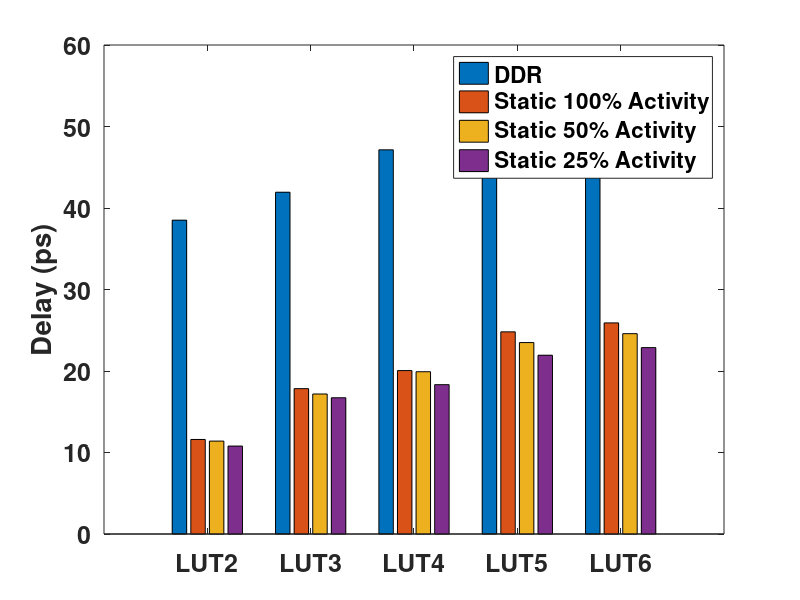
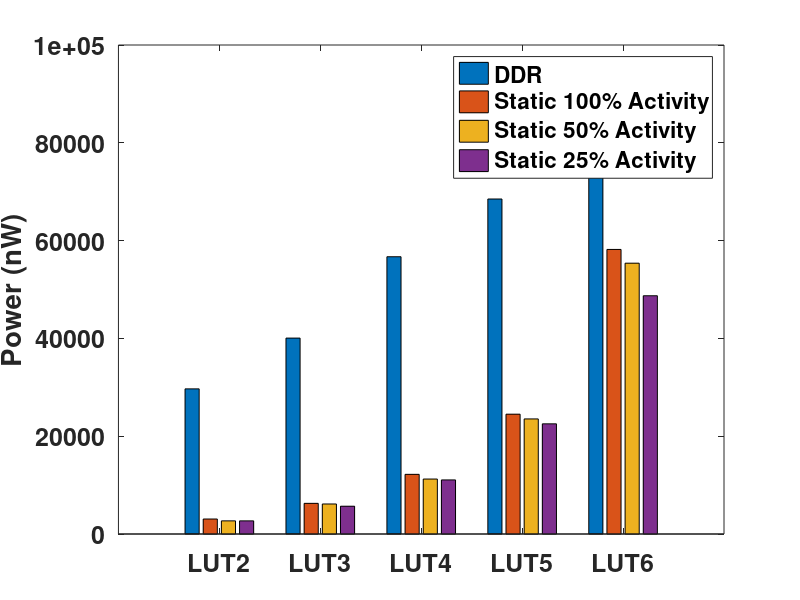
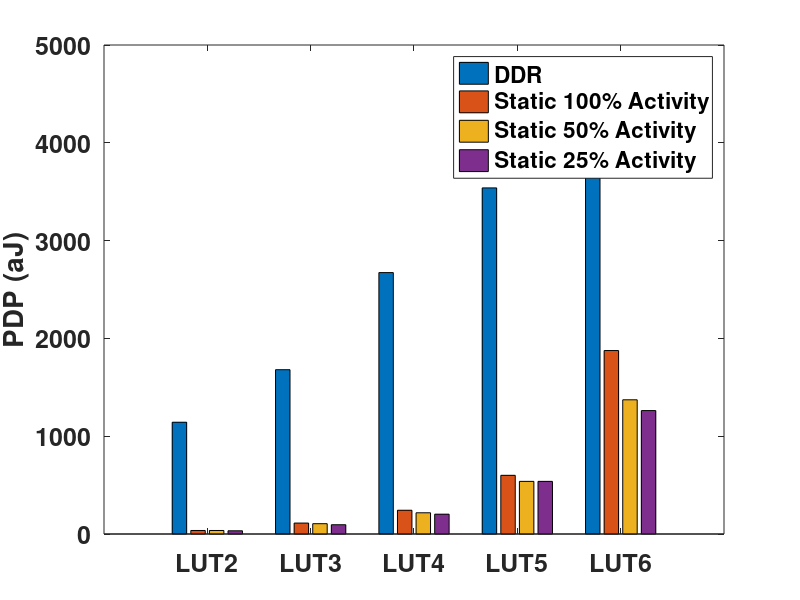
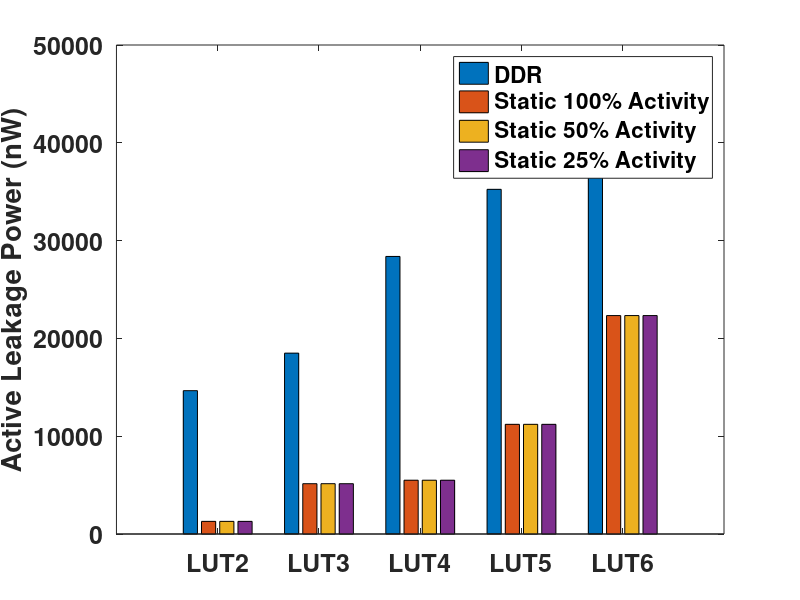

MATLAB code to generate these figures, in order: (Note: this script raises an error after producing the figures.)

close all
clear all
clc
set(0,'defaultaxesfontsize',18);
set(0,'defaultaxesfontweight','bold');


% DSR_DAT= importdata('D:\MyDocuments\Research\STTRAM\LUT results in FinFET\LUT2_DSR_asym_SPCSA_sref_sweep.dat', ' ', 1);
% cleanColheaders = strtrim(DSR_DAT.colheaders);
% sref_idx=find(strcmp('sref',cleanColheaders));
% tpz_idx=find(strcmp('Tpz',cleanColheaders));
% tpzbar_idx=find(strcmp('Tpzbar',cleanColheaders));
% delay_idx=find(strcmp('Delay',cleanColheaders));
% power_idx=find(strcmp('Power',cleanColheaders));
% fr_idx=find(strcmp('Failure_Rate%',cleanColheaders));
% 
% DSR_sref=DSR_DAT.data(:,sref_idx); %%%conversion to K-ohms unit
% DSR_tpz=(1e12).*DSR_DAT.data(:,tpz_idx); %%%conversion to Ps unit
% DSR_tpzbar=(1e12).*DSR_DAT.data(:,tpzbar_idx); %%%conversion to Ps unit
% DSR_delay=(1e12).*DSR_DAT.data(:,delay_idx); %%%conversion to Ps unit
% DSR_power=(1e9).*DSR_DAT.data(:,power_idx); %%%conversion to nW unit
% DSR_FR=DSR_DAT.data(:,fr_idx); %%%conversion to Ps unit
% 
% DSR_tpz(DSR_tpz>=500)=0;
% DSR_tpzbar(DSR_tpzbar>=500)=0;
% DSR_delay(DSR_delay>=500)=0;
% 
% figure(1);
% hold;
% plot(DSR_sref,DSR_tpz,'r-','LineWidth',2);
% plot(DSR_sref,DSR_tpzbar,'b-','LineWidth',2);
% plot(DSR_sref,DSR_delay,'g-','LineWidth',2);
% 
% xlabel('Reference MTJ Resistance Scaling');
% ylabel('Delay(pS)');
% legend('tpz','tpzbar','max delay');
% hold off;
% 
% figure(2);
% hold;
% plot(DSR_sref,DSR_FR,'r-','LineWidth',2);
% 
% xlabel('Reference MTJ Resistance Scaling');
% ylabel('Failure Rate(%)');
% %legend('Faulure Rate');
% hold off;
% 
% figure(3)
% hold;
% 
% plot(DSR_sref,DSR_tpz/max(DSR_delay),'r-','LineWidth',2);
% plot(DSR_sref,DSR_tpzbar/max(DSR_delay),'b-','LineWidth',2);
% plot(DSR_sref,DSR_delay/max(DSR_delay),'g-','LineWidth',2);
% plot(DSR_sref,DSR_FR/max(DSR_FR),'m-','LineWidth',2);
% 
% xlabel('Reference MTJ Resistance Scaling');
% ylabel('Normalized');
% legend('tpz','tpzbar','max delay','Failure Rate');
% 
% hold off;

%%%%%FinFET LUT results

%Asymmetric DSR
%    [sref  Tpz(pS)  Tpzbar(pS) Delay(pS) Power(nW) PDP(aJ)      P_leak(nW) Area(NF) Failure_Rate%]
dsr2_asym=[1.8     30.72  34.80      34.80     945.7     32.91   141.0      20       46.8];
dsr3_asym=[1.8     29.42  33.37      33.37     888.1     29.64   140.7      30       67.7];
dsr4_asym=[1.7     32.36  35.07      35.07     855.1     29.99   140.5      48       72.3];
dsr5_asym=[1.6     34.66  36.16      36.16     872.5     31.55   140.5      82       82.9];
dsr6_asym=[1.6     36.76  37.83      39.20     909.2     35.64   140.4      148      91.1]; 

%Asymmetric DSR+SPCSA
%               [sref  Tpz(pS)  Tpzbar(pS) Delay(pS) Power(nW) PDP(aJ) P_leak(nW) Area(NF) Failure_Rate%]
dsr2_asym_spcsa=[1.8   30.03    33.60      33.60     2031      68.23   228.7      30       38.2];
dsr3_asym_spcsa=[2     25.66    32.50      32.50     1977      64.24   228.7      40       58.2];
dsr4_asym_spcsa=[1.7   28.91    34.27      34.27     1906      65.32   228.7      58       67.1];
dsr5_asym_spcsa=[1.7   32.81    35.35      35.35     1843      65.14   228.7      92       88.5];
dsr6_asym_spcsa=[2.6   34.89    36.95      40.45     1885      76.25   228.7      158      99.6];

%Symmetric DSR
%        [sref  Tpz(pS)  Tpzbar(pS) Delay(pS) Power(nW) PDP(aJ) P_leak(nW) Area(NF) Failure_Rate%]
dsr2_sym=[1.8   26.64    30.66      30.66     960.6     29.45   141.0      20       50.7];
dsr3_sym=[1.8   29.07    29.07      33.56     1067      35.81   140.7      30       69.2];
dsr4_sym=[1.9   35.38    35.38      35.38     1000      35.39   140.5      48       77.8];
dsr5_sym=[1.9   34.49    34.49      38.12     1040      39.65   140.6      82       88.7];
dsr6_sym=[2.1   35.82    36.88      41.63     921.9     38.37   140.4      148      97.0];

%Symmetric DSR+SPCSA
%              [sref  Tpz(pS)  Tpzbar(pS) Delay(pS) Power(nW) PDP(aJ) P_leak(nW) Area(NF) Failure_Rate%]
dsr2_sym_spcsa=[1.9   27.15    30.59      30.59     2114      64.68   228.7      30       43.4];
dsr3_sym_spcsa=[1.8   28.42    28.42      31.67     2499      79.15   228.7      40       61.6];
dsr4_sym_spcsa=[2.0   35.11    35.11      35.11     2463      86.48   228.7      58       77.2];
dsr5_sym_spcsa=[1.9   32.68    32.68      35.97     2305      82.9    228.7      92       96.9];
dsr6_sym_spcsa=[1.5   33.32    33.38      35.01     1858      65.04   228.7      158      100];
    
%Separedted Decoder Asymmetric DSR
%#transistors for decoder = (n+4)*(2^n)
%            [sref  Tpz(pS)  Tpzbar(pS) Delay(pS) Power(nW) PDP(aJ) P_leak(nW) Area(NF) Failure_Rate%]
dsr2_sd_asym=[1.9   23.60    28.02      28.02     1011      28.31   143.9      39       50.0];
dsr3_sd_asym=[1.8   23.30    27.49      27.49     1121      30.80   146.2      75       69.4];
dsr4_sd_asym=[2.0   24.33    28.47      28.47     1260      35.87   149.5      155      88.5];
dsr5_sd_asym=[2.8   22.69    30.82      38.09     1581      60.21   153.8      331      97.1];
dsr6_sd_asym=[5.5   28.19    40.30      42.98     2135      91.77   159.1      715      99.9];

%Separedted Decoder Asymmetric DSR+SPCSA
%#transistors for decoder = (n+4)*(2^n)
%                  [sref  Tpz(pS)  Tpzbar(pS) Delay(pS) Power(nW) PDP(aJ) P_leak(nW) Area(NF) Failure_Rate%]
dsr2_sd_asym_spcsa=[2     23.08    27.64      27.64     2225      61.50   228.7      49       36.2];
dsr3_sd_asym_spcsa=[2.4   24.19    29.55      29.55     2257      66.70   228.7      85       55.2];
dsr4_sd_asym_spcsa=[3.0   26.79    30.39      30.39     2573      78.20   228.8      165      78.7]; 
dsr5_sd_asym_spcsa=[5.0   30.07    36.36      36.75     2955      108.6   228.9      341      90.5];
dsr6_sd_asym_spcsa=[8.2   36.78    43.21      43.21     3983      172.1   229.1      725      98.2];

%Separedted Decoder Symmetric DSR
%#transistors for decoder = (n+4)*(2^n)
%           [sref  Tpz(pS)  Tpzbar(pS) Delay(pS) Power(nW) PDP(aJ) P_leak(nW) Area(NF) Failure_Rate%]
dsr2_sd_sym=[1.8   27.50    23.11      27.51     989.5     27.22   144.6      40       51.8];
dsr3_sd_sym=[1.8   26.85    23.96      27.73     1134      31.45   146.7      76       69.8];
dsr4_sd_sym=[1.6   27.94    33.79      33.79     1362      46.02   150.0      156      96.8];
dsr5_sd_sym=[1.9   29.70    24.08      55.83     1642      91.64   154.3      332      97.7];
dsr6_sd_sym=[2.3   33.30    25.87      44.73     2251      100.7   159.7      716      99.9];

%Separedted Decoder Symmetric DSR+SPCSA
%#transistors for decoder = (n+4)*(2^n)
%                 [sref  Tpz(pS)  Tpzbar(pS) Delay(pS) Power(nW) PDP(aJ) P_leak(nW) Area(NF) Failure_Rate%]
dsr2_sd_sym_spcsa=[1.6   27.09    24.78      27.15     2152      58.42   228.7      50       45.8];
dsr3_sd_sym_spcsa=[1.7   28.04    23.30      28.72     2363      67.86   228.7      86       64.7];
dsr4_sd_sym_spcsa=[1.6   29.83    23.93      29.84     2603      77.68   228.8      166      85.6];
dsr5_sd_sym_spcsa=[1.4   29.60    28.44      31.23     3090      96.51   228.9      342      95.6];
dsr6_sd_sym_spcsa=[1.9   37.31    32.04      39.27     4066      159.7   229.1      726      96.9];


%DDR
%    [sref  Tpz(pS) Tpzbar(pS) Delay(pS) Power(nW) PDP(aJ) P_leak(nW) Area(NF) Failure_Rate%    switching power(uW)]
ddr2=[0     26.24   26.24      26.24     953.1     25.01   141.4      22       8.6      811.7];
ddr3=[0     29.10   28.87      29.10     885.2     25.76   141.1      38       12.3     744.1];
ddr4=[0     32.03   32.03      32.03     858.7     27.50   141.0      70       20.7     717.7];
ddr5=[0     33.77   33.77      33.77     910.3     30.75   141.0      134      35.3     769.3];
ddr6=[0     35.86   36.42      36.42     949.4     34.58   140.9      262      35.6     808.5];

%DDR
%    [sref  Tpz(pS) Tpzbar(pS) Delay(pS) Power(nW) PDP(aJ) P_leak(nW)  Area(NF) Failure_Rate%    switching power(uW)]

% ddr2_new = [0   0       0     95.8854     844.9317  81.0166      179.8996       44          1/1000        665.0321];
% ddr3_new = [0   0       0     111.6501    1146.1    127.9673     264.0297       71          76/1000       882.0703];
% ddr4_new = [0   0       0     130.5117    1482.6    193.4985     348.1695       111         133/1000      1134.4305];
% ddr5_new = [0   0       0     153.1345    1911.4    292.7068     432.3286       189         232/1000      1479.0714];
% ddr6_new = [0   0       0     181.8570    2504.5    455.4689     544.7934       328         359/1000      1959.7066];




%DDR+SPCSA
%          [sref  Tpz(pS) Tpzbar(pS) Delay(pS) Power(nW) PDP(aJ) P_leak(nW) Area(NF) Failure_Rate%]
ddr2_spcsa=[0     26.65   26.65      26.65     2086      55.61   228.7      32       6.4];
ddr3_spcsa=[0     25.01   25.01      25.01     2022      50.56   228.7      48       7.6];
ddr4_spcsa=[0     29.10   29.10      29.10     1941      56.48   228.7      80       20.6];
ddr5_spcsa=[0     32.88   32.88      32.88     1894      62.27   228.7      144      57.7];
ddr6_spcsa=[0     34.73   34.73      34.73     1949      67.67   228.7      272      74.7]; 

%Separedted Decoder DDR 
%       [sref  Tpz(pS) Tpzbar(pS) Delay(pS) Power(nW) PDP(aJ) P_leak(nW) Area(NF) Failure_Rate%]
ddr2_sd=[0     22.84   22.84      22.84     1041      23.77   145.7      42       10.5];
ddr3_sd=[0     23.82   23.82      23.82     1228      29.27   149.3      82       24.6];
ddr4_sd=[0     24.70   24.70      24.70     1532      37.84   153.9      170      47.1];
ddr5_sd=[0     26.65   26.65      26.65     2147      57.21   159.4      362      75.9];
ddr6_sd=[0     28.81   28.81      28.81     3191      91.96   165.9      778      99.9];

%Separedted Decoder DDR+SPCSA 
%             [sref  Tpz(pS) Tpzbar(pS) Delay(pS) Power(nW) PDP(aJ) P_leak(nW) Area(NF) Failure_Rate%]
ddr2_sd_spcsa=[0     26.10   26.10      26.10     2295      59.90   228.7      52       5.1];
ddr3_sd_spcsa=[0     25.47   25.47      25.47     2523      64.25   228.8      92       12.7];
ddr4_sd_spcsa=[0     28.76   28.76      28.76     3051      87.74   228.9      180      31.0]; %%%inconsitent
ddr5_sd_spcsa=[0     32.94   32.94      32.94     4039      133.0   229.1      372      21.3]; %%%inconsistent
ddr6_sd_spcsa=[0     39.06   39.06      39.06     5942      232.1   229.4      788      28.7];


%Static STT-Latch Based LUT at 50% output activity
%       [Delay(pS) Power(nW) P_leak(nW) Area(NF) Failure_Rate%]
static2=[12.53     2688      2021       70       ];


%Static STT-Latch Based LUT at 50% output activity
%                           [Delay(pS) Power(nW) PDP(aJ)  P_leak(nW) Area(NF) Failure_Rate%]
staticmux2_modified_latch=[ 8.3713  3.4140*1e3   28.5794    2.4983*1e3   1.7726*1e3    88         0/1000];
staticmux3_modified_latch=[ 17.0419 10.6017*1e3  180.6727   10.4448*1e3  1.1241*1e3    54         1/1000];
staticmux4_modified_latch=[ 20.3178 18.6290*1e3  378.4996   10.1941*1e3  6.699*1e3    110         3/1000];
staticmux5_modified_latch=[ 25.6833 37.5297*1e3  963.8862   20.6020*1e3  13.2876*1e3    230         7/1000];
staticmux6_modified_latch=[ 25.9005 74.9174*1e3  1940.4     41.1093*1e3  35.8586*1e3    462         12/1000];

%Static STT-Latch Based LUT at 50% output activity
%           [Delay(pS)     Power(nW)       PDP(aJ)      P_leak(nW)   switching poiwer (uW) Area(NF) Failure_Rate%]
staticmux2=[11.5993      3.0646 *1e3      36.0391     1.2920 *1e3  1.7727*1e3     26    6/1000];
staticmux3=[17.8368      6.2686 *1e3      111.8112	  5.1445 *1e3	1.9941*1e3    64    18/1000];
staticmux4=[20.0520       12.1996*1e3     242.9104	  5.5006  *1e3  6.699*1e3    130   23/1000];
staticmux5=[24.8048       24.5025 *1e3    600.0367	  11.2149 *1e3  13.2878*1e3   272   59/1000];
staticmux6=[25.9023      58.1936 *1e3     1875.9      22.3350 *1e3   35.8586*1e3  546   83/1000];

staticmux2_50=[11.3993  2.6881*1e3      35.9973     1.2920 *1e3  1.3961*1e3     26    5/1000];
staticmux3_50=[17.1779	6.1388*1e3      105.4509	5.1445 *1e3	 1.5343*1e3     64    15/1000];
staticmux4_50=[19.9113	11.2389*1e3     217.0170   	5.5006 *1e3  5.7383*1e3     130   20/1000];
staticmux5_50=[23.4888	23.5330*1e3     538.1543   	11.2149 *1e3  12.3181*1e3   272   55/1000];
staticmux6_50=[24.5811	55.3818 *1e3    1372.3      22.3350  *1e3  33.0468*1e3  546   70/1000];


staticmux2_25=[10.7896    2.6881 *1e3     33.0660       1.2920 *1e3  1.3961*1e3    26    5/1000];
staticmux3_25=[16.7206	 5.6816 *1e3      94.9996	    5.1445 *1e3	 1.1271*1e3    64    14/1000];
staticmux4_25=[18.3254	 11.0612 *1e3     202.7013   	5.5006 *1e3   5.5606*1e3   130   18/1000];
staticmux5_25=[21.9359	 22.5330 *1e3     538.1543  	11.2149 *1e3 11.3181*1e3   272   53/1000];
staticmux6_25=[22.8720	 48.7245 *1e3     1262.1       22.3350 *1e3  26.3895*1e3   546   67/1000];

%DDR
%    [sref  Tpz(pS) Tpzbar(pS) Delay(pS) Power(nW) PDP(aJ) P_leak(nW)  Area(NF) Failure_Rate%    switching power(uW)]

ddr2_new = [0   0       0     38.5069     29.6813*1e3   1.1429*1e3      14.6563*1e3         44          1/1000        15.02500*1e3];
ddr3_new = [0   0       0     41.9358    40.0626*1e3    1.6801*1e3      18.4940*1e3       71          76/1000       21.5686*1e3];
ddr4_new = [0   0       0     47.1400    56.7024*1e3    2.6730*1e3    28.3807*1e3       111         133/1000      28.3217*1e3];
ddr5_new = [0   0       0     51.6577    68.5059*1e3    3.5389*1e3      35.2430*1e3      189         232/1000      33.2629*1e3];
ddr6_new = [0   0       0     58.4054    80.2648*1e3    4.6879*1e3      43.1751*1e3       328         359/1000      37.0897*1e3];
str={'LUT2'; 'LUT3'; 'LUT4'; 'LUT5'; 'LUT6'}; 

figure (4)
% y=[dsr2_asym(4) dsr2_asym_spcsa(4) dsr2_sym(4) dsr2_sym_spcsa(4) dsr2_sd_asym(4) dsr2_sd_asym_spcsa(4) dsr2_sd_sym(4) dsr2_sd_sym_spcsa(4) ddr2(4) ddr2_spcsa(4) ddr2_sd(4) ddr2_sd_spcsa(4); 
%    dsr3_asym(4) dsr3_asym_spcsa(4) dsr3_sym(4) dsr3_sym_spcsa(4) dsr3_sd_asym(4) dsr3_sd_asym_spcsa(4) dsr3_sd_sym(4) dsr3_sd_sym_spcsa(4) ddr3(4) ddr3_spcsa(4) ddr3_sd(4) ddr3_sd_spcsa(4);
%    dsr4_asym(4) dsr4_asym_spcsa(4) dsr4_sym(4) dsr4_sym_spcsa(4) dsr4_sd_asym(4) dsr4_sd_asym_spcsa(4) dsr4_sd_sym(4) dsr4_sd_sym_spcsa(4) ddr4(4) ddr4_spcsa(4) ddr4_sd(4) ddr4_sd_spcsa(4);
%    dsr5_asym(4) dsr5_asym_spcsa(4) dsr5_sym(4) dsr5_sym_spcsa(4) dsr5_sd_asym(4) dsr5_sd_asym_spcsa(4) dsr5_sd_sym(4) dsr5_sd_sym_spcsa(4) ddr5(4) ddr5_spcsa(4) ddr5_sd(4) ddr5_sd_spcsa(4);
%    dsr6_asym(4) dsr6_asym_spcsa(4) dsr6_sym(4) dsr6_sym_spcsa(4) dsr6_sd_asym(4) dsr6_sd_asym_spcsa(4) dsr6_sd_sym(4) dsr6_sd_sym_spcsa(4) ddr6(4) ddr6_spcsa(4) ddr6_sd(4) ddr6_sd_spcsa(4);];

y=[ddr2_new(4)  staticmux2(1) staticmux2_50(1) staticmux2_25(1); 
   ddr3_new(4)  staticmux3(1) staticmux3_50(1) staticmux3_25(1);
   ddr4_new(4)  staticmux4(1) staticmux4_50(1) staticmux4_25(1);
   ddr5_new(4)  staticmux5(1) staticmux5_50(1) staticmux5_25(1);
   ddr6_new(4)  staticmux6(1) staticmux6_50(1) staticmux6_25(1);];

plot4=bar(y);
ylabel('Delay (ps)');
% legend('Asymmetric DSR','Asymmetric DSR+SPCSA','Symmetric DSR','Symmetric DSR+SPCSA','Separated Decoder Asymmetric DSR','Separated Decoder Asymmetric DSR+SPCSA','Separated Decoder Symmetric DSR','Separated Decoder Symmetric DSR+SPCSA','DDR','DDR+SPCSA','Separated Decoder DDR','Separated Decoder DDR+SPCSA');
legend('DDR', 'Static 100% Activity', 'Static 50% Activity', 'Static 25% Activity');

set(gca, 'XTickLabel',str, 'XTick',1:numel(str));
%set(plot4(2),'facecolor','g');

figure (5)
% y=[dsr2_asym(5) dsr2_asym_spcsa(5) dsr2_sym(5) dsr2_sym_spcsa(5) dsr2_sd_asym(5) dsr2_sd_asym_spcsa(5) dsr2_sd_sym(5) dsr2_sd_sym_spcsa(5) ddr2(5) ddr2_spcsa(5) ddr2_sd(5) ddr2_sd_spcsa(5); 
%    dsr3_asym(5) dsr3_asym_spcsa(5) dsr3_sym(5) dsr3_sym_spcsa(5) dsr3_sd_asym(5) dsr3_sd_asym_spcsa(5) dsr3_sd_sym(5) dsr3_sd_sym_spcsa(5) ddr3(5) ddr3_spcsa(5) ddr3_sd(5) ddr3_sd_spcsa(5);
%    dsr4_asym(5) dsr4_asym_spcsa(5) dsr4_sym(5) dsr4_sym_spcsa(5) dsr4_sd_asym(5) dsr4_sd_asym_spcsa(5) dsr4_sd_sym(5) dsr4_sd_sym_spcsa(5) ddr4(5) ddr4_spcsa(5) ddr4_sd(5) ddr4_sd_spcsa(5);
%    dsr5_asym(5) dsr5_asym_spcsa(5) dsr5_sym(5) dsr5_sym_spcsa(5) dsr5_sd_asym(5) dsr5_sd_asym_spcsa(5) dsr5_sd_sym(5) dsr5_sd_sym_spcsa(5) ddr5(5) ddr5_spcsa(5) ddr5_sd(5) ddr5_sd_spcsa(5);
%    dsr6_asym(5) dsr6_asym_spcsa(5) dsr6_sym(5) dsr6_sym_spcsa(5) dsr6_sd_asym(5) dsr6_sd_asym_spcsa(5) dsr6_sd_sym(5) dsr6_sd_sym_spcsa(5) ddr6(5) ddr6_spcsa(5) ddr6_sd(5) ddr6_sd_spcsa(5);];

y=[ddr2_new(5)  staticmux2(2) staticmux2_50(2) staticmux2_25(2); 
   ddr3_new(5)  staticmux3(2) staticmux3_50(2) staticmux3_25(2);
   ddr4_new(5)  staticmux4(2) staticmux4_50(2) staticmux4_25(2);
   ddr5_new(5)  staticmux5(2) staticmux5_50(2) staticmux5_25(2) ;
   ddr6_new(5)  staticmux6(2) staticmux6_50(2) staticmux6_25(2);];

plot5=bar(y);
ylabel('Power (nW)');
% legend('Asymmetric DSR','Asymmetric DSR+SPCSA','Symmetric DSR','Symmetric DSR+SPCSA','Separated Decoder Asymmetric DSR','Separated Decoder Asymmetric DSR+SPCSA','Separated Decoder Symmetric DSR','Separated Decoder Symmetric DSR+SPCSA','DDR','DDR+SPCSA','Separated Decoder DDR','Separated Decoder DDR+SPCSA');
legend('DDR', 'Static 100% Activity', 'Static 50% Activity', 'Static 25% Activity');

set(gca, 'XTickLabel',str, 'XTick',1:numel(str));
%set(plot5(2),'facecolor','g');

figure (6)
% y=[dsr2_asym(6) dsr2_asym_spcsa(6) dsr2_sym(6) dsr2_sym_spcsa(6) dsr2_sd_asym(6) dsr2_sd_asym_spcsa(6) dsr2_sd_sym(6) dsr2_sd_sym_spcsa(6) ddr2(6) ddr2_spcsa(6) ddr2_sd(6) ddr2_sd_spcsa(6); 
%    dsr3_asym(6) dsr3_asym_spcsa(6) dsr3_sym(6) dsr3_sym_spcsa(6) dsr3_sd_asym(6) dsr3_sd_asym_spcsa(6) dsr3_sd_sym(6) dsr3_sd_sym_spcsa(6) ddr3(6) ddr3_spcsa(6) ddr3_sd(6) ddr3_sd_spcsa(6);
%    dsr4_asym(6) dsr4_asym_spcsa(6) dsr4_sym(6) dsr4_sym_spcsa(6) dsr4_sd_asym(6) dsr4_sd_asym_spcsa(6) dsr4_sd_sym(6) dsr4_sd_sym_spcsa(6) ddr4(6) ddr4_spcsa(6) ddr4_sd(6) ddr4_sd_spcsa(6);
%    dsr5_asym(6) dsr5_asym_spcsa(6) dsr5_sym(6) dsr5_sym_spcsa(6) dsr5_sd_asym(6) dsr5_sd_asym_spcsa(6) dsr5_sd_sym(6) dsr5_sd_sym_spcsa(6) ddr5(6) ddr5_spcsa(6) ddr5_sd(6) ddr5_sd_spcsa(6);
%    dsr6_asym(6) dsr6_asym_spcsa(6) dsr6_sym(6) dsr6_sym_spcsa(6) dsr6_sd_asym(6) dsr6_sd_asym_spcsa(6) dsr6_sd_sym(6) dsr6_sd_sym_spcsa(6) ddr6(6) ddr6_spcsa(6) ddr6_sd(6) ddr6_sd_spcsa(6);];

y=[ddr2_new(6)   staticmux2(3) staticmux2_50(3) staticmux2_25(3); 
   ddr3_new(6)   staticmux3(3) staticmux3_50(3) staticmux3_25(3);
   ddr4_new(6)   staticmux4(3) staticmux4_50(3) staticmux4_25(3);
   ddr5_new(6)   staticmux5(3) staticmux5_50(3) staticmux5_25(3);
   ddr6_new(6)   staticmux6(3) staticmux6_50(3) staticmux6_25(3);];

plot6=bar(y);
ylabel('PDP (aJ)'); 
% legend('Asymmetric DSR','Asymmetric DSR+SPCSA','Symmetric DSR','Symmetric DSR+SPCSA','Separated Decoder Asymmetric DSR','Separated Decoder Asymmetric DSR+SPCSA','Separated Decoder Symmetric DSR','Separated Decoder Symmetric DSR+SPCSA','DDR','DDR+SPCSA','Separated Decoder DDR','Separated Decoder DDR+SPCSA');
legend('DDR', 'Static 100% Activity', 'Static 50% Activity', 'Static 25% Activity');
set(gca, 'XTickLabel',str, 'XTick',1:numel(str));
%set(plot6(2),'facecolor','g');

figure (7)
% y=[dsr2_asym(7) dsr2_asym_spcsa(7) dsr2_sym(7) dsr2_sym_spcsa(7) dsr2_sd_asym(7) dsr2_sd_asym_spcsa(7) dsr2_sd_sym(7) dsr2_sd_sym_spcsa(7) ddr2(7) ddr2_spcsa(7) ddr2_sd(7) ddr2_sd_spcsa(7); 
%    dsr3_asym(7) dsr3_asym_spcsa(7) dsr3_sym(7) dsr3_sym_spcsa(7) dsr3_sd_asym(7) dsr3_sd_asym_spcsa(7) dsr3_sd_sym(7) dsr3_sd_sym_spcsa(7) ddr3(7) ddr3_spcsa(7) ddr3_sd(7) ddr3_sd_spcsa(7);
%    dsr4_asym(7) dsr4_asym_spcsa(7) dsr4_sym(7) dsr4_sym_spcsa(7) dsr4_sd_asym(7) dsr4_sd_asym_spcsa(7) dsr4_sd_sym(7) dsr4_sd_sym_spcsa(7) ddr4(7) ddr4_spcsa(7) ddr4_sd(7) ddr4_sd_spcsa(7);
%    dsr5_asym(7) dsr5_asym_spcsa(7) dsr5_sym(7) dsr5_sym_spcsa(7) dsr5_sd_asym(7) dsr5_sd_asym_spcsa(7) dsr5_sd_sym(7) dsr5_sd_sym_spcsa(7) ddr5(7) ddr5_spcsa(7) ddr5_sd(7) ddr5_sd_spcsa(7);
%    dsr6_asym(7) dsr6_asym_spcsa(7) dsr6_sym(7) dsr6_sym_spcsa(7) dsr6_sd_asym(7) dsr6_sd_asym_spcsa(7) dsr6_sd_sym(7) dsr6_sd_sym_spcsa(7) ddr6(7) ddr6_spcsa(7) ddr6_sd(7) ddr6_sd_spcsa(7);];

y=[ddr2_new(7)  staticmux2(4) staticmux2_50(4) staticmux2_25(4); 
   ddr3_new(7)  staticmux3(4) staticmux3_50(4) staticmux3_25(4);
   ddr4_new(7)  staticmux4(4) staticmux4_50(4) staticmux4_25(4);
   ddr5_new(7)  staticmux5(4) staticmux5_50(4) staticmux5_25(4);
   ddr6_new(7)  staticmux6(4) staticmux6_50(4) staticmux6_25(4);];

plot7=bar(y);
ylabel('Active Leakage Power (nW)'); 
% legend('Asymmetric DSR','Asymmetric DSR+SPCSA','Symmetric DSR','Symmetric DSR+SPCSA','Separated Decoder Asymmetric DSR','Separated Decoder Asymmetric DSR+SPCSA','Separated Decoder Symmetric DSR','Separated Decoder Symmetric DSR+SPCSA','DDR','DDR+SPCSA','Separated Decoder DDR','Separated Decoder DDR+SPCSA');
legend('DDR', 'Static 100% Activity', 'Static 50% Activity', 'Static 25% Activity');
set(gca, 'XTickLabel',str, 'XTick',1:numel(str));
%set(plot7(2),'facecolor','g');



figure (8)
% y=[dsr2_asym(8) dsr2_asym_spcsa(8) dsr2_sym(8) dsr2_sym_spcsa(8) dsr2_sd_asym(8) dsr2_sd_asym_spcsa(8) dsr2_sd_sym(8) dsr2_sd_sym_spcsa(8) ddr2(8) ddr2_spcsa(8) ddr2_sd(8) ddr2_sd_spcsa(8); 
%    dsr3_asym(8) dsr3_asym_spcsa(8) dsr3_sym(8) dsr3_sym_spcsa(8) dsr3_sd_asym(8) dsr3_sd_asym_spcsa(8) dsr3_sd_sym(8) dsr3_sd_sym_spcsa(8) ddr3(8) ddr3_spcsa(8) ddr3_sd(8) ddr3_sd_spcsa(8);
%    dsr4_asym(8) dsr4_asym_spcsa(8) dsr4_sym(8) dsr4_sym_spcsa(8) dsr4_sd_asym(8) dsr4_sd_asym_spcsa(8) dsr4_sd_sym(8) dsr4_sd_sym_spcsa(8) ddr4(8) ddr4_spcsa(8) ddr4_sd(8) ddr4_sd_spcsa(8);
%    dsr5_asym(8) dsr5_asym_spcsa(8) dsr5_sym(8) dsr5_sym_spcsa(8) dsr5_sd_asym(8) dsr5_sd_asym_spcsa(8) dsr5_sd_sym(8) dsr5_sd_sym_spcsa(8) ddr5(8) ddr5_spcsa(8) ddr5_sd(8) ddr5_sd_spcsa(8);
%    dsr6_asym(8) dsr6_asym_spcsa(8) dsr6_sym(8) dsr6_sym_spcsa(8) dsr6_sd_asym(8) dsr6_sd_asym_spcsa(8) dsr6_sd_sym(8) dsr6_sd_sym_spcsa(8) ddr6(8) ddr6_spcsa(8) ddr6_sd(8) ddr6_sd_spcsa(8);];


y=[ddr2_new(8)  staticmux2(6) ; 
   ddr3_new(8)  staticmux3(6) ;
   ddr4_new(8)  staticmux4(6) ;
   ddr5_new(8)  staticmux5(6) ;
   ddr6_new(8)  staticmux6(6) ;];


plot8=bar(y);
ylabel('Area (NF)');
% legend('Asymmetric DSR','Asymmetric DSR+SPCSA','Symmetric DSR','Symmetric DSR+SPCSA','Separated Decoder Asymmetric DSR','Separated Decoder Asymmetric DSR+SPCSA','Separated Decoder Symmetric DSR','Separated Decoder Symmetric DSR+SPCSA','DDR','DDR+SPCSA','Separated Decoder DDR','Separated Decoder DDR+SPCSA');
legend('DDR', 'Static');
set(gca, 'XTickLabel',str, 'XTick',1:numel(str));
%set(plot8(2),'facecolor','g');



figure (10)
% switching power

y=[ddr2_new(10)  staticmux2(5) staticmux2_50(5) staticmux2_25(5); 
   ddr3_new(10)  staticmux3(5) staticmux3_50(5) staticmux3_25(5);
   ddr4_new(10)  staticmux4(5) staticmux4_50(5) staticmux4_25(5);
   ddr5_new(10)  staticmux5(5) staticmux5_50(5) staticmux5_25(5);
   ddr6_new(10)  staticmux6(5) staticmux6_50(5) staticmux6_25(5);];

plot10=bar(y);
ylabel('Switching Power (nW)');
% legend('Asymmetric DSR','Asymmetric DSR+SPCSA','Symmetric DSR','Symmetric DSR+SPCSA','Separated Decoder Asymmetric DSR','Separated Decoder Asymmetric DSR+SPCSA','Separated Decoder Symmetric DSR','Separated Decoder Symmetric DSR+SPCSA','DDR','DDR+SPCSA','Separated Decoder DDR','Separated Decoder DDR+SPCSA');
legend('DDR', 'Static 100% Activity', 'Static 50% Activity', 'Static 25% Activity');
set(gca, 'XTickLabel',str, 'XTick',1:numel(str));



figure (11)
% leak power

y=[ddr2(7)  staticmux2(4) ; 
   ddr3(7)  staticmux3(4) ;
   ddr4(7)  staticmux4(5) ;
   ddr5(7)  staticmux5(4) ;
   ddr6(7)  staticmux6(4) ;];

plot11=bar(y);
ylabel('Leakage Power (nW)');
% legend('Asymmetric DSR','Asymmetric DSR+SPCSA','Symmetric DSR','Symmetric DSR+SPCSA','Separated Decoder Asymmetric DSR','Separated Decoder Asymmetric DSR+SPCSA','Separated Decoder Symmetric DSR','Separated Decoder Symmetric DSR+SPCSA','DDR','DDR+SPCSA','Separated Decoder DDR','Separated Decoder DDR+SPCSA');
legend('DDR', 'Static');
set(gca, 'XTickLabel',str, 'XTick',1:numel(str));




figure (12);

staticmux2_switchingp (1) = staticmux2(6) - staticmux2(4);
staticmux3_switchingp (1) = staticmux3(6) - staticmux3(4);
staticmux4_switchingp (1) = staticmux4(6) - staticmux4(4);
staticmux5_switchingp (1) = staticmux5(6) - staticmux5(4);
staticmux6_switchingp (1) = staticmux6(6) - staticmux6(4);

staticmux2_switchingp_50 (1) = staticmux2_50(6) - staticmux2_50(4);
staticmux3_switchingp_50 (1) = staticmux3_50(6) - staticmux3_50(4);
staticmux4_switchingp_50 (1) = staticmux4_50(6) - staticmux4_50(4);
staticmux5_switchingp_50 (1) = staticmux5_50(6) - staticmux5_50(4);
staticmux6_switchingp_50 (1) = staticmux6_50(6) - staticmux6_50(4);

staticmux2_switchingp_25 (1) = staticmux2_25(6) - staticmux2_25(4);
staticmux3_switchingp_25 (1) = staticmux3_25(6) - staticmux3_25(4);
staticmux4_switchingp_25 (1) = staticmux4_25(6) - staticmux4_25(4);
staticmux5_switchingp_25 (1) = staticmux5_25(6) - staticmux5_25(4);
staticmux6_switchingp_25 (1) = staticmux6_25(6) - staticmux6_25(4);


y=[ddr2(10)  staticmux2_50(5) ; 
   ddr3(10)  staticmux3_50(5) ;
   ddr4(10)  staticmux4_50(5) ;
   ddr5(10)  staticmux5_50(5) ;
   ddr6(10)  staticmux6_50(5) ;];


plot11=bar(y);
ylabel('Switching Power (nW)');
% legend('Asymmetric DSR','Asymmetric DSR+SPCSA','Symmetric DSR','Symmetric DSR+SPCSA','Separated Decoder Asymmetric DSR','Separated Decoder Asymmetric DSR+SPCSA','Separated Decoder Symmetric DSR','Separated Decoder Symmetric DSR+SPCSA','DDR','DDR+SPCSA','Separated Decoder DDR','Separated Decoder DDR+SPCSA');
legend('DDR', 'Static');
set(gca, 'XTickLabel',str, 'XTick',1:numel(str));




figure (9);
% y=[dsr2_asym(9) dsr2_asym_spcsa(9) dsr2_sym(9) dsr2_sym_spcsa(9) dsr2_sd_asym(9) dsr2_sd_asym_spcsa(9) dsr2_sd_sym(9) dsr2_sd_sym_spcsa(9) ddr2(9) ddr2_spcsa(9) ddr2_sd(9) ddr2_sd_spcsa(9); 
%    dsr3_asym(9) dsr3_asym_spcsa(9) dsr3_sym(9) dsr3_sym_spcsa(9) dsr3_sd_asym(9) dsr3_sd_asym_spcsa(9) dsr3_sd_sym(9) dsr3_sd_sym_spcsa(9) ddr3(9) ddr3_spcsa(9) ddr3_sd(9) ddr3_sd_spcsa(9);
%    dsr4_asym(9) dsr4_asym_spcsa(9) dsr4_sym(9) dsr4_sym_spcsa(9) dsr4_sd_asym(9) dsr4_sd_asym_spcsa(9) dsr4_sd_sym(9) dsr4_sd_sym_spcsa(9) ddr4(9) ddr4_spcsa(9) ddr4_sd(9) ddr4_sd_spcsa(9);
%    dsr5_asym(9) dsr5_asym_spcsa(9) dsr5_sym(9) dsr5_sym_spcsa(9) dsr5_sd_asym(9) dsr5_sd_asym_spcsa(9) dsr5_sd_sym(9) dsr5_sd_sym_spcsa(9) ddr5(9) ddr5_spcsa(9) ddr5_sd(9) ddr5_sd_spcsa(9);
%    dsr6_asym(9) dsr6_asym_spcsa(9) dsr6_sym(9) dsr6_sym_spcsa(9) dsr6_sd_asym(9) dsr6_sd_asym_spcsa(9) dsr6_sd_sym(9) dsr6_sd_sym_spcsa(9) ddr6(9) ddr6_spcsa(9) ddr6_sd(9) ddr6_sd_spcsa(9);];

y=[ddr2(9)  staticmux2(7) ; 
   ddr3(9)  staticmux3(7) ;
   ddr4(9)  staticmux4(7) ;
   ddr5(9)  staticmux5(7) ;
   ddr6(9)  staticmux6(7) ;];

% y=[  staticmux2(6) staticmux2_50(6) staticmux2_25(6); 
%      staticmux3(6) staticmux3_50(6) staticmux3_25(6);
%      staticmux4(6) staticmux4_50(6) staticmux4_25(6);
%      staticmux5(6) staticmux5_50(6) staticmux5_25(6);
%      staticmux6(6) staticmux6_50(6) staticmux6_25(6);];


plot9=bar(y);
ylabel('Failure Rate%');
% legend('Asymmetric DSR','Asymmetric DSR+SPCSA','Symmetric DSR','Symmetric DSR+SPCSA','Separated Decoder Asymmetric DSR','Separated Decoder Asymmetric DSR+SPCSA','Separated Decoder Symmetric DSR','Separated Decoder Symmetric DSR+SPCSA','DDR','DDR+SPCSA','Separated Decoder DDR','Separated Decoder DDR+SPCSA');
legend('DDR', 'Static');
%set(gca, 'XTickLabel',str, 'XTick',1:numel(str));
%set(plot9(2),'facecolor','g');
x=(1:5)';
for i2=1:numel(y)
    
   tx(i2,1)=text(x(i2),y(i2,1),num2str(y(i2,1),'%0.2f'),...
              'HorizontalAlignment','right',...
              'VerticalAlignment','bottom');
   tx(i2,2)=text(x(i2),y(i2,2),num2str(y(i2,2),'%0.2f'),...
              'HorizontalAlignment','left',...
              'VerticalAlignment','bottom');

         
end
